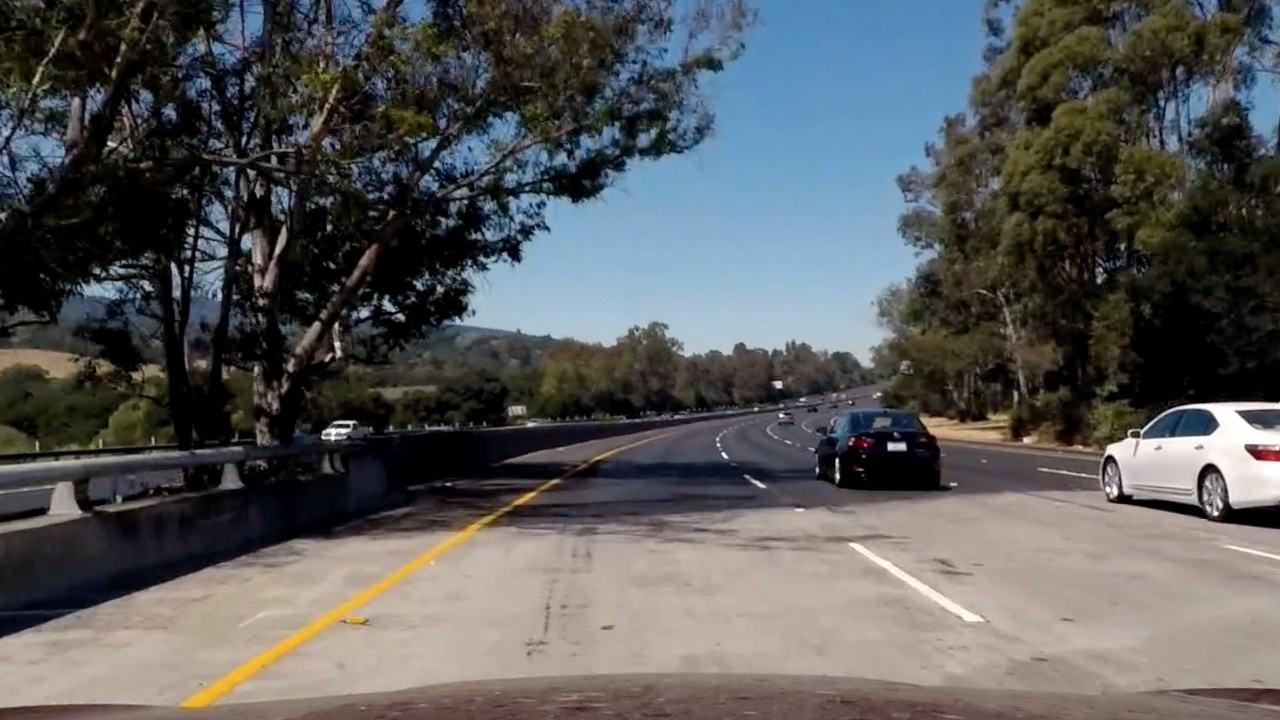
#> input picture bridge_shadow.jpg, 1280 x 720 px, found by its file name
$ jupyter execute --allow-errors undistort_perspective_transform.ipynb
#> lines starting #> are read from the running program, lines starting #| are printed output that depends on the picture
##Undistort & Perspective Transform

[cell 1]
import pickle
import cv2
import numpy as np
import matplotlib.pyplot as plt
import matplotlib.image as mpimg
import pandas as pd

# Read in the saved camera matrix and distortion coefficients
# These are the arrays you calculated using cv2.calibrateCamera()
dist_pickle = pickle.load( open( "/Users/brandoncanniff/Code2020/Self-Driving-Cars/Camera Calibration/CarND-Camera-Calibration/wide_dist_pickle.p", "rb" ) )
#> (reads wide_dist_pickle.p from the repository)
mtx = dist_pickle["mtx"]
dist = dist_pickle["dist"]
# Read in an image
img = cv2.imread('/Users/brandoncanniff/Code2020/Self-Driving-Cars/Camera Calibration/CarND-Camera-Calibration/bridge_shadow.jpg')
#> img is the input picture: shape (720, 1280, 3); mean B, G, R 90.8, 90.6, 89.7
nx = 9 # the number of inside corners in x
ny = 6 # the number of inside corners in y
plt.imshow(img)

[cell 2]
# THAT LOOKS LIKE THE IMAGE ABOVE
def corners_unwarp(img, nx, ny, mtx, dist):
    # Pass in your image into this function
    # Write code to do the following steps
    # 1) Undistort using mtx and dist
#> called with nx = 9, ny = 6, mtx = array of shape (3, 3), dist = array of shape (1, 5)
    undst = cv2.undistort(img, mtx, dist, None, mtx)
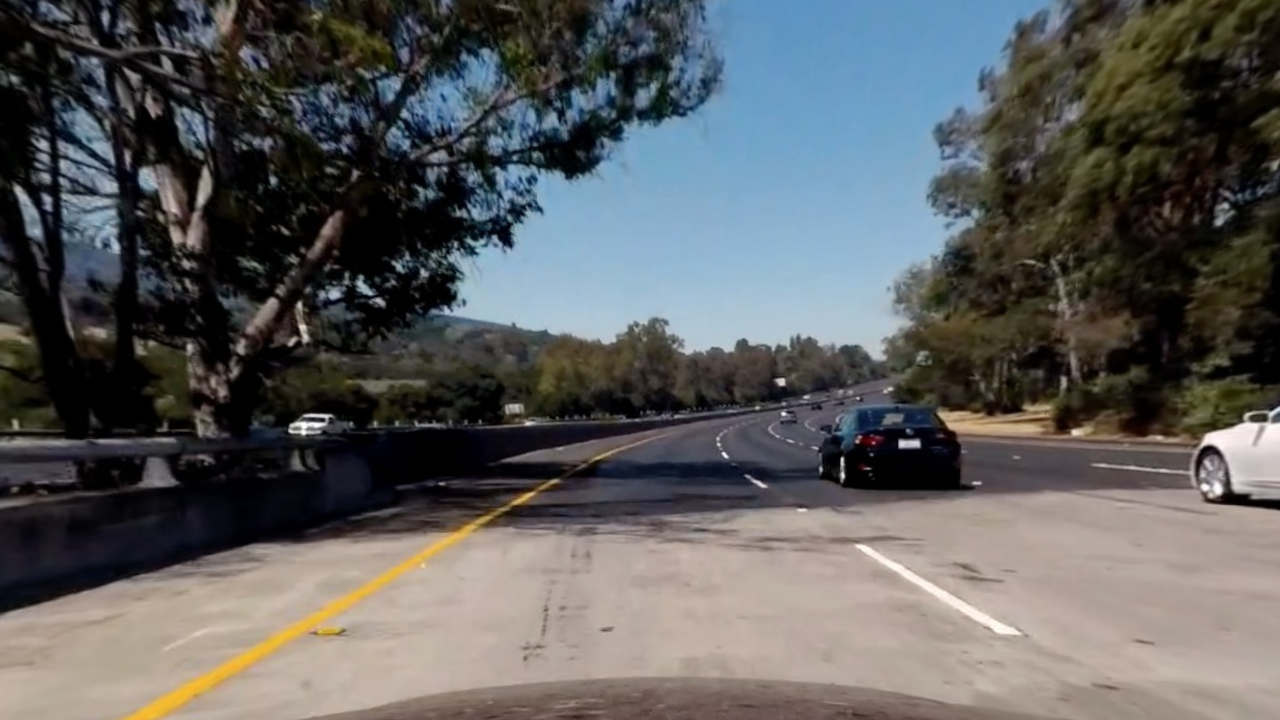
#> undst: shape (720, 1280, 3); mean B, G, R 93.2, 93.4, 92.8
    # 2) Convert to grayscale
    gray = cv2.cvtColor(undst, cv2.COLOR_BGR2GRAY)
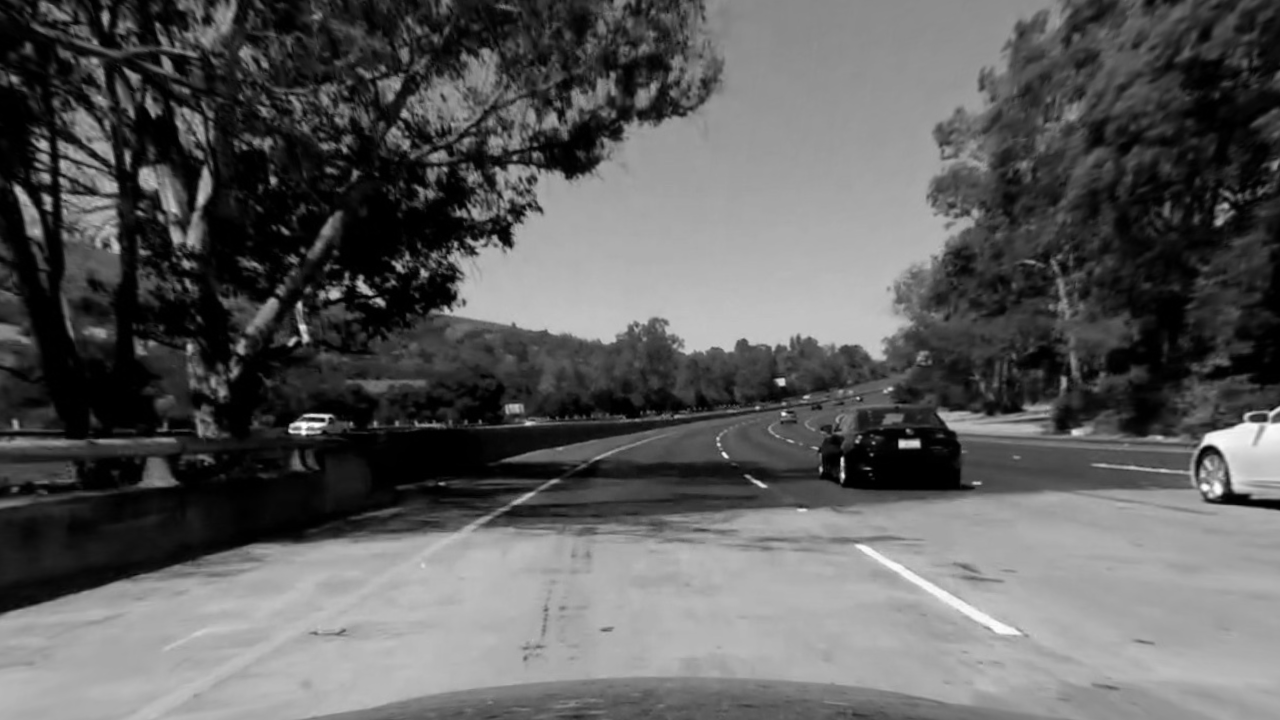
#> gray: shape (720, 1280); min 0, max 255, mean 93.2
    plt.imshow(gray)
    # 3) Find the chessboard corners
    ret, corners = cv2.findChessboardCorners(gray, (nx, ny), None)
#> ret = False; corners = None
    # 4) If corners found:
    if ret == True:
        # a) draw corners
        cv2.drawChessboardCorners(undst, (nx, ny), corners, ret)
        # b) define 4 source points src = np.float32([[,],[,],[,],[,]])
        img_size = [gray.shape[1], gray.shape[0]]
        top_left = corners[0][0]
        top_right = corners[nx-1][0]
        bottom_left = corners[-nx][0]
        bottom_right = corners[-1][0]
        src = np.float32([top_left, top_right, bottom_left, bottom_right])
        # c) define 4 destination points dst = np.float32([[,],[,],[,],[,]])
        offset = 100
        dst = np.float32([[offset,offset], [img_size[0] - offset,offset], [offset,img_size[1] - offset], [img_size[0] - offset, img_size[1] - offset]])
        # d) use cv2.getPerspectiveTransform() to get M, the transform matrix
        M = cv2.getPerspectiveTransform(src, dst)
        # e) use cv2.warpPerspective() to warp your image to a top-down view
        warped = cv2.warpPerspective(undst, M, (gray.shape[1], gray.shape[0]))
        return warped, M

#> (the rest of this cell did not finish here and is left out)
